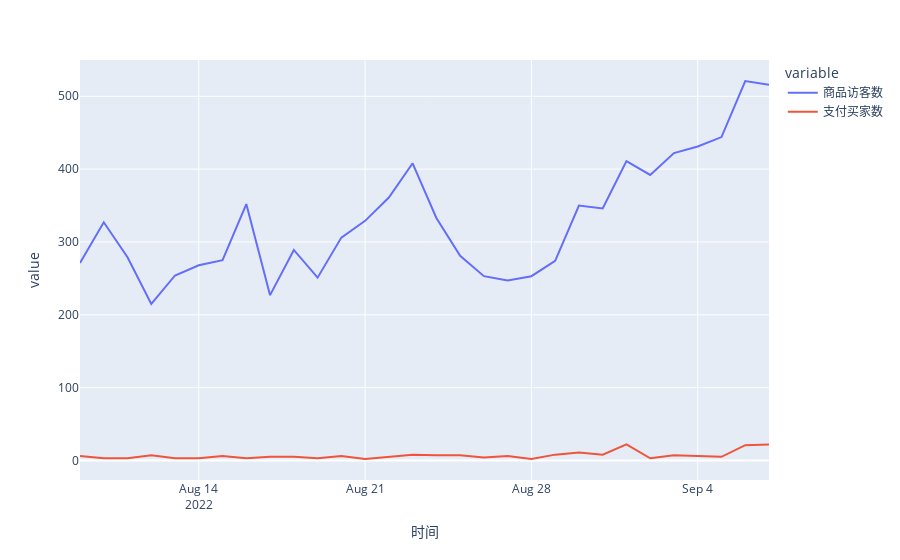

Notebook source saved alongside this figure:
### Code cell
import pandas as pd
pd.options.plotting.backend = 'plotly'
df_xl = pd.read_excel('./xl/商品-655641712938-2022-08-09-_-2022-09-07.xls')
#index_col='时间', parse_dates=['时间'])
#修改中文日期
df_xl.loc[:, '时间'] = pd.to_datetime(df_xl.loc[:, '时间'].str.replace('[年月日]',
                                                    '-').str.rstrip('-'))

df_xl = df_xl.set_index('时间')
df_xl.loc['2022-08':'2022-09', ('商品访客数', '支付买家数')].plot()

### Figure 1 — Plotly figure (JSON) as saved in the notebook; plotly's stock layout.template omitted (floating-point values rounded to 4 significant figures)
{"data": [{"hovertemplate": "variable=商品访客数<br>时间=%{x}<br>value=%{y}<extra></extra>", "legendgroup": "商品访客数", "line": {"color": "#636efa", "dash": "solid"}, "marker": {"symbol": "circle"}, "mode": "lines", "name": "商品访客数", "orientation": "v", "showlegend": true, "type": "scatter", "x": ["2022-08-09T00:00:00", "2022-08-10T00:00:00", "2022-08-11T00:00:00", "2022-08-12T00:00:00", "2022-08-13T00:00:00", "2022-08-14T00:00:00", "2022-08-15T00:00:00", "2022-08-16T00:00:00", "2022-08-17T00:00:00", "2022-08-18T00:00:00", "2022-08-19T00:00:00", "2022-08-20T00:00:00", "2022-08-21T00:00:00", "2022-08-22T00:00:00", "2022-08-23T00:00:00", "2022-08-24T00:00:00", "2022-08-25T00:00:00", "2022-08-26T00:00:00", "2022-08-27T00:00:00", "2022-08-28T00:00:00", "2022-08-29T00:00:00", "2022-08-30T00:00:00", "2022-08-31T00:00:00", "2022-09-01T00:00:00", "2022-09-02T00:00:00", "2022-09-03T00:00:00", "2022-09-04T00:00:00", "2022-09-05T00:00:00", "2022-09-06T00:00:00", "2022-09-07T00:00:00"], "xaxis": "x", "y": [271, 327, 279, 215, 254, 268, 275, 352, 227, 289, 251, 306, 329, 361, 408, 333, 281, 253, 247, 253, 274, 350, 346, 411, 392, 422, 431, 444, 521, 516], "yaxis": "y"}, {"hovertemplate": "variable=支付买家数<br>时间=%{x}<br>value=%{y}<extra></extra>", "legendgroup": "支付买家数", "line": {"color": "#EF553B", "dash": "solid"}, "marker": {"symbol": "circle"}, "mode": "lines", "name": "支付买家数", "orientation": "v", "showlegend": true, "type": "scatter", "x": ["2022-08-09T00:00:00", "2022-08-10T00:00:00", "2022-08-11T00:00:00", "2022-08-12T00:00:00", "2022-08-13T00:00:00", "2022-08-14T00:00:00", "2022-08-15T00:00:00", "2022-08-16T00:00:00", "2022-08-17T00:00:00", "2022-08-18T00:00:00", "2022-08-19T00:00:00", "2022-08-20T00:00:00", "2022-08-21T00:00:00", "2022-08-22T00:00:00", "2022-08-23T00:00:00", "2022-08-24T00:00:00", "2022-08-25T00:00:00", "2022-08-26T00:00:00", "2022-08-27T00:00:00", "2022-08-28T00:00:00", "2022-08-29T00:00:00", "2022-08-30T00:00:00", "2022-08-31T00:00:00", "2022-09-01T00:00:00", "2022-09-02T00:00:00", "2022-09-03T00:00:00", "2022-09-04T00:00:00", "2022-09-05T00:00:00", "2022-09-06T00:00:00", "2022-09-07T00:00:00"], "xaxis": "x", "y": [6, 3, 3, 7, 3, 3, 6, 3, 5, 5, 3, 6, 2, 5, 8, 7, 7, 4, 6, 2, 8, 11, 8, 22, 3, 7, 6, 5, 21, 22], "yaxis": "y"}], "layout": {"legend": {"title": {"text": "variable"}, "tracegroupgap": 0}, "margin": {"t": 60}, "xaxis": {"anchor": "y", "domain": [0, 1], "title": {"text": "时间"}}, "yaxis": {"anchor": "x", "domain": [0, 1], "title": {"text": "value"}}}}
